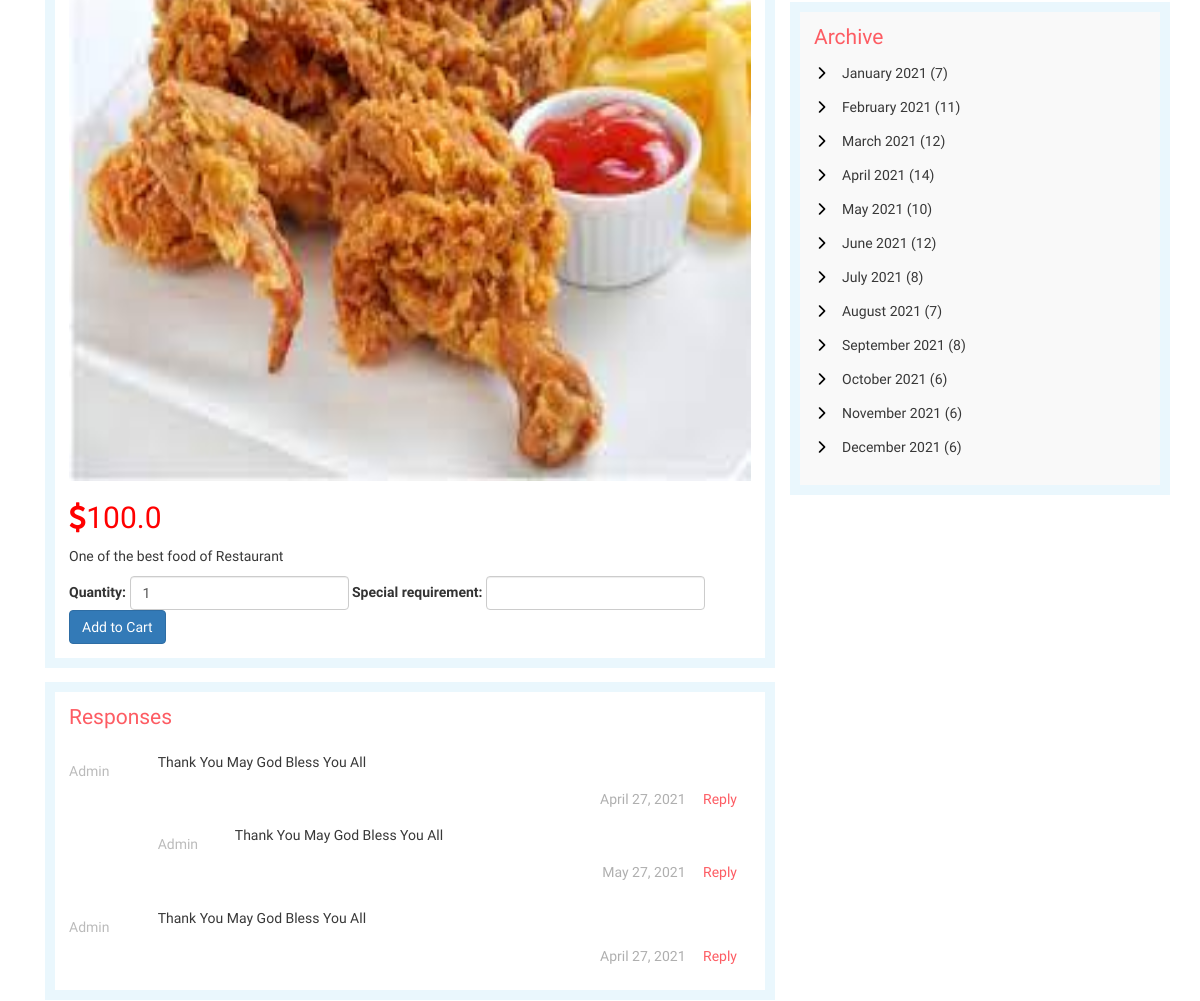
Before: /menu/dish_list/dish_details/1/ (signed in, middle part) with the older database file.
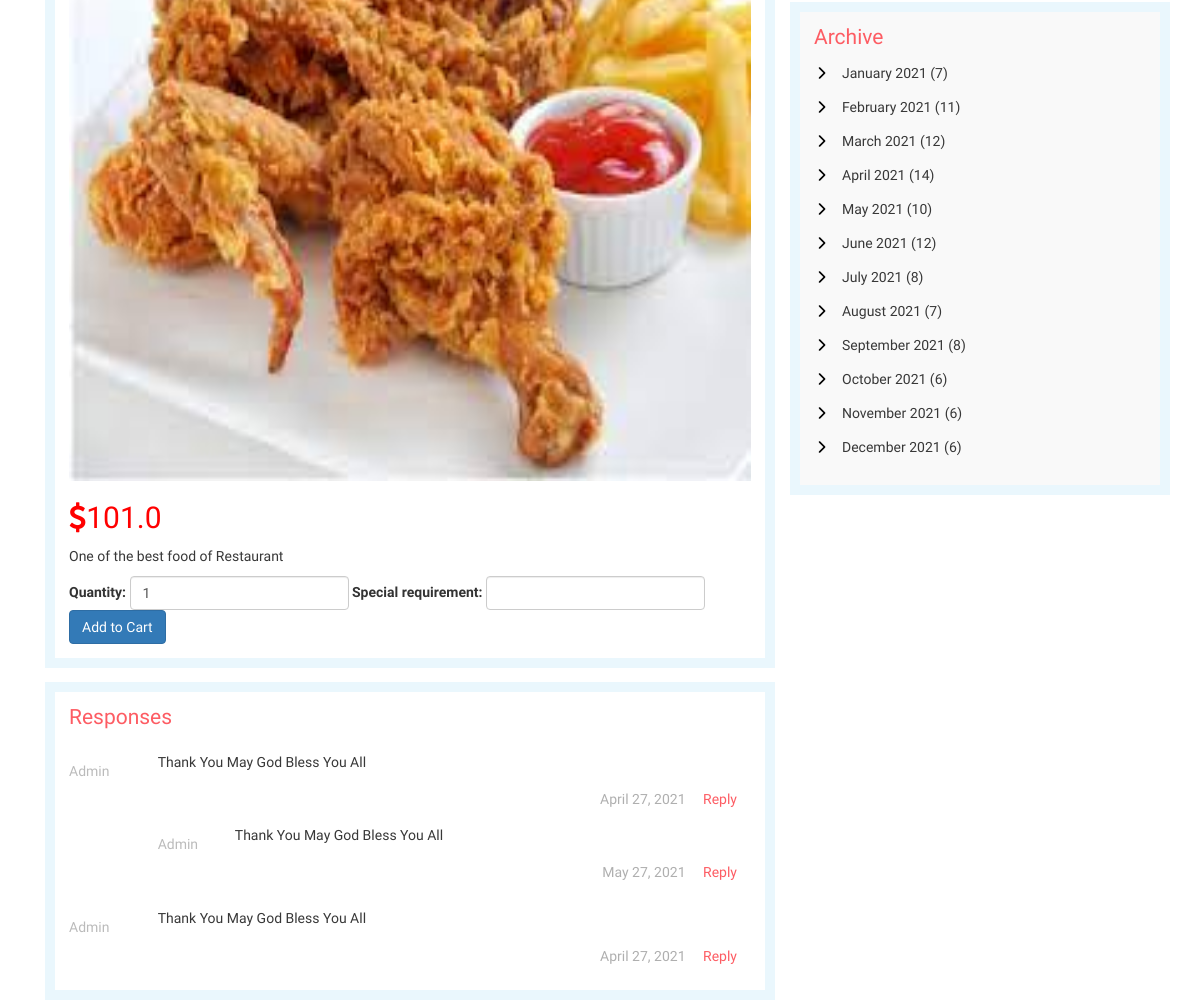
After: the same page with the newer database file.
### res/models.py (models this page shows, shortened)
class Dish(models.Model):
    menu = models.ForeignKey(Menu, on_delete=models.CASCADE)
    disabled = 'Disabled'
    enabled = 'Enabled'
    STATUS = (
        (disabled, disabled),
        (enabled, enabled),
    )
    name = models.CharField(max_length=250)
    status = models.CharField(max_length=50, choices=STATUS)
    price = models.FloatField()
    image = models.FileField(blank=True, null=True)

### res/views.py (the view)
# urls.py: re_path(r'^menu/dish_list/dish_details/(?P<id>\d+)/$',
@login_required
def dish_details(request, id):
    dish = Dish.objects.get(id=id)
    return render(request, 'res/dish_details.html', {'dish': dish})

### res/templates/res/dish_details.html (shortened to what this page needs)
{% load static%}
{% include "../includes/landing_top.html" %}
<body>
	<div class="blog">
		<div class="container">
			<div class="col-md-8 blog-top-left-grid">
				<div class="left-blog left-single">
					<div class="blog-left">
						<div class="single-left-left">
							<img src="/media/{{dish.image}}" alt="" height="600">
						</div>
						<div class="blog-left-bottom">
							<h2 style="color: red;"><i class="fa fa-dollar"></i>{{dish.price}}</h2>
							<p>One of the best food of Restaurant</p>
						</div>
						<form action="{% url 'res:addTocart' dish.id request.user.id %}" method="post"
							class="form-inline">
							<div class="form-group mr-2">
								<label for="quantity">Quantity:</label>
								<input type="number" class="form-control" id="quantity" name="quantity" value="1"
									min="1">
								<label for="quantity">Special requirement:</label>
								<input type="text" class="form-control" id="requirement" name="requirement">
							</div>
							<button type="submit" class="btn btn-primary">Add to Cart</button>
						</form>
					</div>
					<div class="response">
						<h3>Responses</h3>
						<div class="media response-info">
							<div class="media-left response-text-left">
								<h5><a href="#">Admin</a></h5>
							</div>
							<div class="media-body response-text-right">
								<p>Thank You May God Bless You All</p>
								<ul>
									<li>April 27, 2021</li>
									<li><a href="#">Reply</a></li>
								</ul>
								<div class="media response-info">
									<div class="media-left response-text-left">
										<h5><a href="#">Admin</a></h5>
									</div>
									<div class="media-body response-text-right">
										<p>Thank You May God Bless You All</p>
										<ul>
											<li>May 27, 2021</li>
											<li><a href="#">Reply</a></li>
										</ul>
									</div>
								</div>
							</div>
						</div>
						<div class="media response-info">
							<div class="media-left response-text-left">
								<h5><a href="#">Admin</a></h5>
							</div>
							<div class="media-body response-text-right">
								<p>Thank You May God Bless You All</p>
								<ul>
									<li>April 27, 2021</li>
									<li><a href="#">Reply</a></li>
								</ul>
							</div>
						</div>
					</div>
				</div>
			</div>
			<div class="col-md-4 blog-top-right-grid">
				<div class="categories">
					<h3>Archive</h3>
					<ul class="marked-list offs1">
						<li><a href="#">January 2021 (7)</a></li>
						<li><a href="#">February 2021 (11)</a></li>
						<li><a href="#">March 2021 (12)</a></li>
						<li><a href="#">April 2021 (14)</a> </li>
						<li><a href="#">May 2021 (10)</a></li>
						<li><a href="#">June 2021 (12)</a></li>
						<li><a href="#">July 2021 (8)</a></li>
						<li><a href="#">August 2021 (7)</a> </li>
						<li><a href="#">September 2021 (8)</a></li>
						<li><a href="#">October 2021 (6)</a></li>
						<li><a href="#">November 2021 (6)</a></li>
						<li><a href="#">December 2021 (6)</a></li>
					</ul>
				</div>
			</div>
		</div>
	</div>
	{% include "../includes/footer.html" %}

Changed rows visible on the page:
changed Dish: price "100.0" → "101.0"
